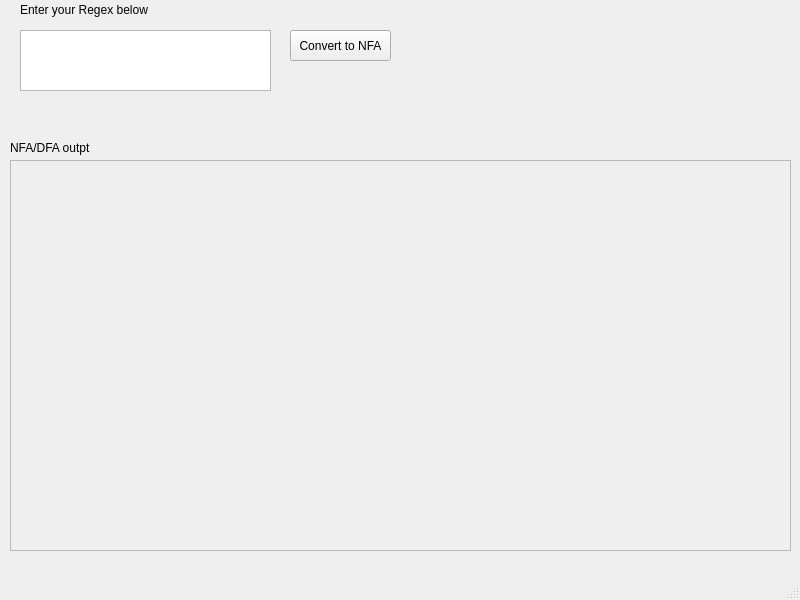
<?xml version="1.0" encoding="UTF-8"?>
<ui version="4.0">
 <class>MainWindow</class>
 <widget class="QMainWindow" name="MainWindow">
  <property name="geometry">
   <rect>
    <x>0</x>
    <y>0</y>
    <width>800</width>
    <height>600</height>
   </rect>
  </property>
  <property name="windowTitle">
   <string>MainWindow</string>
  </property>
  <widget class="QWidget" name="centralwidget">
   <widget class="QTextEdit" name="textEdit">
    <property name="geometry">
     <rect>
      <x>20</x>
      <y>30</y>
      <width>251</width>
      <height>61</height>
     </rect>
    </property>
   </widget>
   <widget class="QPushButton" name="pushButton">
    <property name="geometry">
     <rect>
      <x>290</x>
      <y>30</y>
      <width>101</width>
      <height>31</height>
     </rect>
    </property>
    <property name="text">
     <string>Convert to NFA</string>
    </property>
   </widget>
   <widget class="QLabel" name="label">
    <property name="geometry">
     <rect>
      <x>20</x>
      <y>0</y>
      <width>171</width>
      <height>20</height>
     </rect>
    </property>
    <property name="text">
     <string>Enter your Regex below</string>
    </property>
   </widget>
   <widget class="QLabel" name="label_2">
    <property name="geometry">
     <rect>
      <x>10</x>
      <y>140</y>
      <width>121</width>
      <height>16</height>
     </rect>
    </property>
    <property name="text">
     <string>NFA/DFA outpt</string>
    </property>
   </widget>
   <widget class="QWidget" name="horizontalLayoutWidget">
    <property name="geometry">
     <rect>
      <x>10</x>
      <y>160</y>
      <width>781</width>
      <height>391</height>
     </rect>
    </property>
    <layout class="QHBoxLayout" name="svgContainer">
     <item>
      <widget class="QScrollArea" name="scrollArea">
       <property name="widgetResizable">
        <bool>true</bool>
       </property>
       <widget class="QWidget" name="scrollAreaWidgetContents">
        <property name="geometry">
         <rect>
          <x>0</x>
          <y>0</y>
          <width>777</width>
          <height>387</height>
         </rect>
        </property>
       </widget>
      </widget>
     </item>
    </layout>
   </widget>
  </widget>
  <widget class="QMenuBar" name="menubar">
   <property name="geometry">
    <rect>
     <x>0</x>
     <y>0</y>
     <width>800</width>
     <height>21</height>
    </rect>
   </property>
  </widget>
  <widget class="QStatusBar" name="statusbar"/>
 </widget>
 <resources/>
 <connections/>
</ui>
